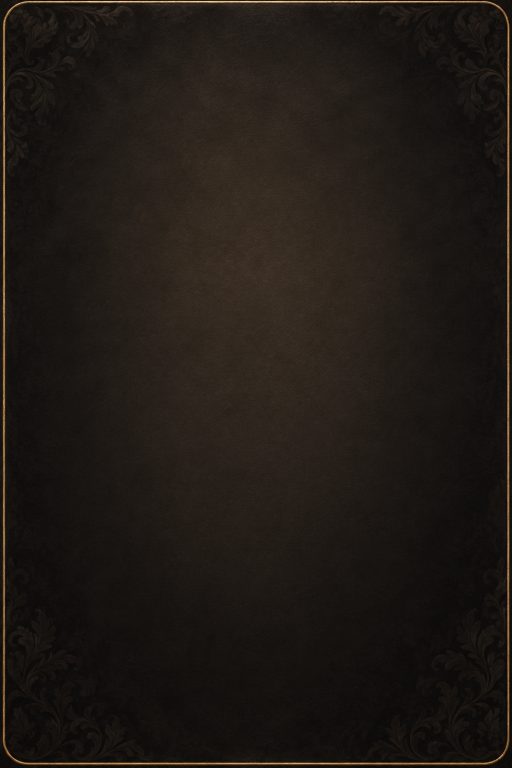
#> input picture assets/source/gen/stage-bg/match-a.png, 1024 x 1536 px (shown at 1/2 size)
$ python make-stage-art.py
#> lines starting #> are read from the running program, lines starting #| are printed output that depends on the picture
"""Turn the chosen play-area backgrounds (assets/source/gen/stage-bg/*.png) into game WebPs.

    python tools/make-stage-art.py

Generated with codex in the landing table's painted style (docs/art-style.md); chosen 2026-10-02
from three candidates each. The games lay them under a dark veil so the pieces read first.
Needs Pillow.
"""
from pathlib import Path

from PIL import Image

ROOT = Path(__file__).resolve().parent.parent
SRC = ROOT / "assets" / "source" / "gen" / "stage-bg"
PICKS = {
    "match-a": ROOT / "assets" / "match" / "table.webp",     # onyx velvet, damask, gold piping
    "chef-b": ROOT / "assets" / "chef" / "counter.webp",     # walnut counter, linen corner
}


def main():
    for name, out in PICKS.items():
        im = Image.open(SRC / f"{name}.png").convert("RGB")
#> im is the input picture: PIL image 1024x1536 RGB; mean R, G, B 31.8, 26, 21.2
        im.thumbnail((720, 1080), Image.LANCZOS)
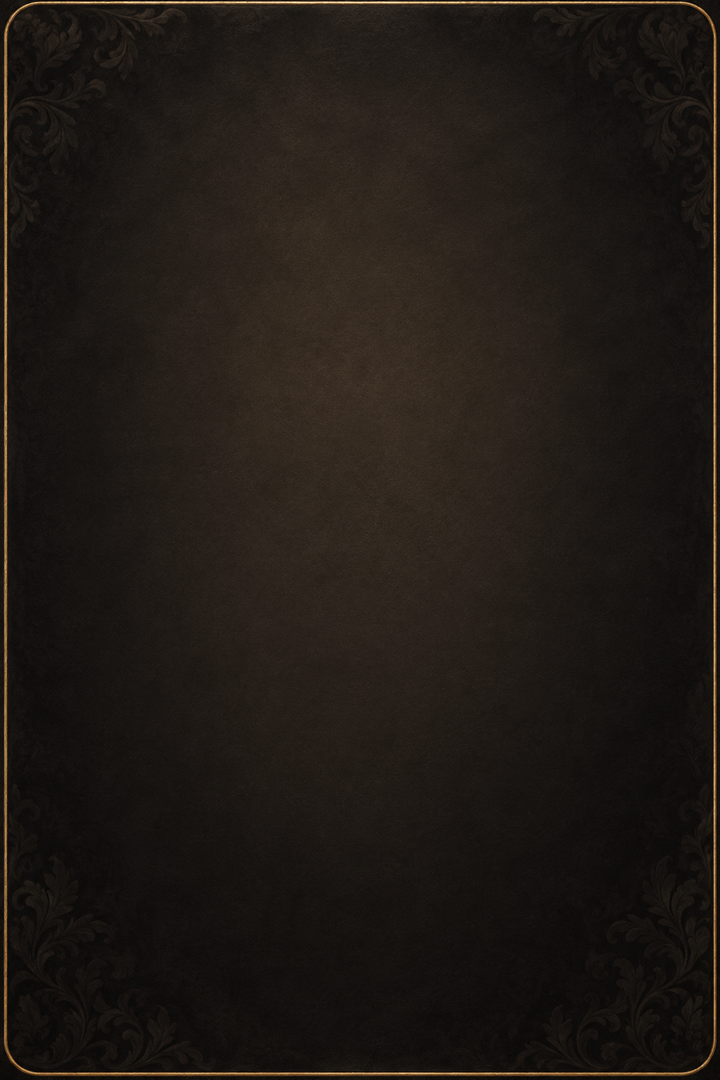
#> im: PIL image 720x1080 RGB; mean R, G, B 31.8, 26, 21.2
        out.parent.mkdir(parents=True, exist_ok=True)
        im.save(out, "WEBP", quality=84, method=4)
        print(f"{out.relative_to(ROOT)}  {im.width}x{im.height}")
#| assets/match/table.webp  720x1080
#> pass 2 of the loop in main, `for name, out in PICKS.items():`:
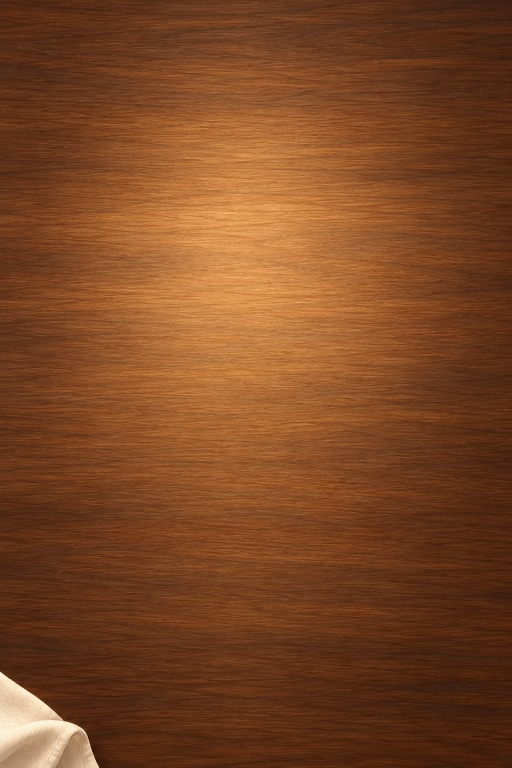
#> input picture assets/source/gen/stage-bg/chef-b.png, 1024 x 1536 px (shown at 1/2 size)
#> in main, im is the input picture: PIL image 1024x1536 RGB; mean R, G, B 123.4, 70.2, 35.7
#> in main, `im.thumbnail((720, 1080), Image.LANCZOS)`:
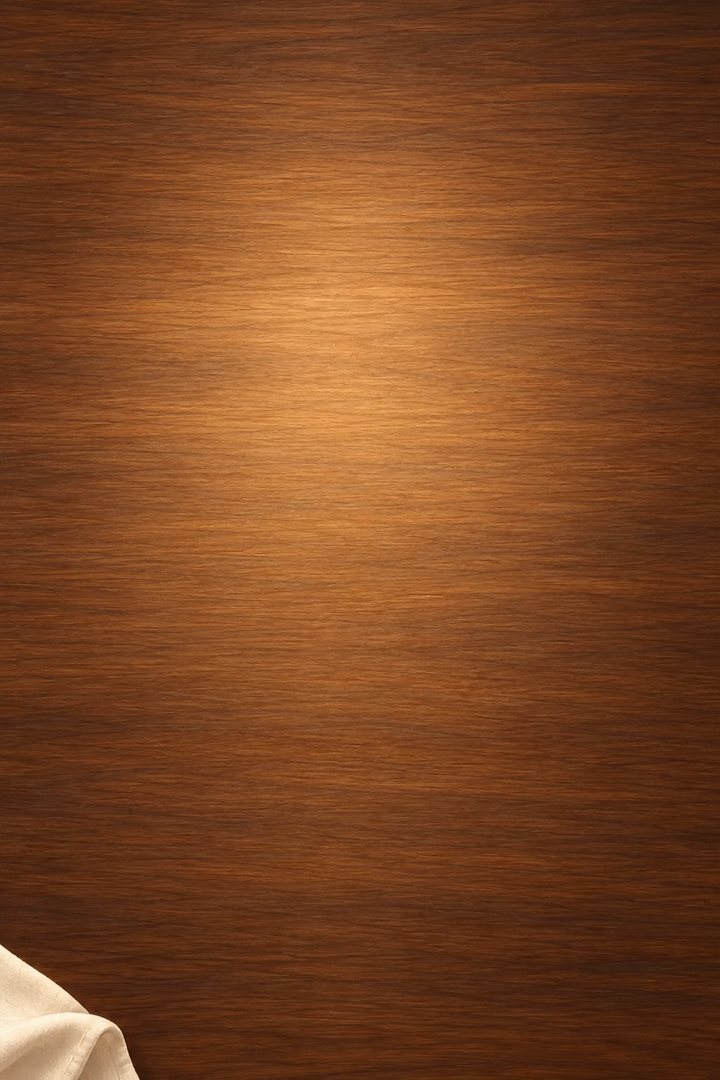
#> im: PIL image 720x1080 RGB; mean R, G, B 123.4, 70.2, 35.7
#| assets/chef/counter.webp  720x1080


if __name__ == "__main__":
    main()
